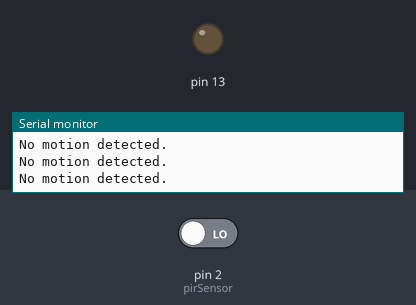
Bench run of a sketch on a simulated Arduino Uno, built with avr-gcc and run on an emulated ATmega328P. On the bench: output pins drawn as LEDs (lit = HIGH), the last lines printed to the serial monitor. The test bench sets the inputs (shaded band); at power-on: pin 2 (pirSensor) LOW.

Above: at 1.8 s.
1.9 s: pin 2 (pirSensor) driven HIGH
At 2.7 s:
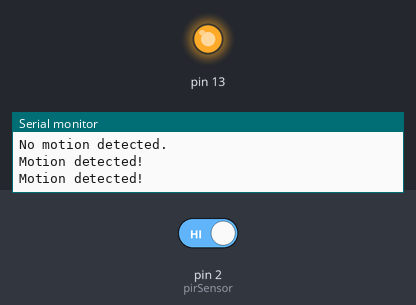
3.5 s: pin 2 (pirSensor) driven LOW
At 3.9 s:
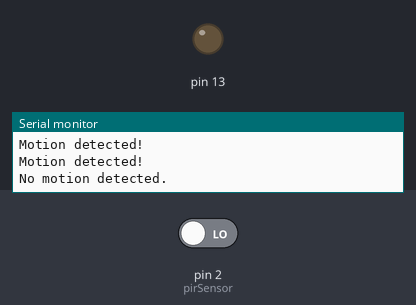
Timing chart, 0 to 6.5 s (numbered marks = the images above; inputs shaded):
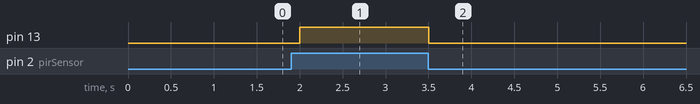

Measured:
- after the input at 1.9 s, pin 13: LOW → HIGH after 0.10 s
- after the input at 3.5 s, pin 13: HIGH → LOW at once

The sketch:

M1_T1P.ino
```cpp
// C++ code
//

int pirSensor = 2;


void setup() {
  pinMode(13, OUTPUT);
  pinMode(pirSensor, INPUT);
  Serial.begin(9600);
}

void loop() {
   int val = digitalRead(pirSensor);
  if (val == HIGH) {
    digitalWrite(13, HIGH);
    Serial.println("Motion detected!");
  }
  else {
    digitalWrite(13, LOW);
    Serial.println("No motion detected.");
  }
  delay(500);
}
```
